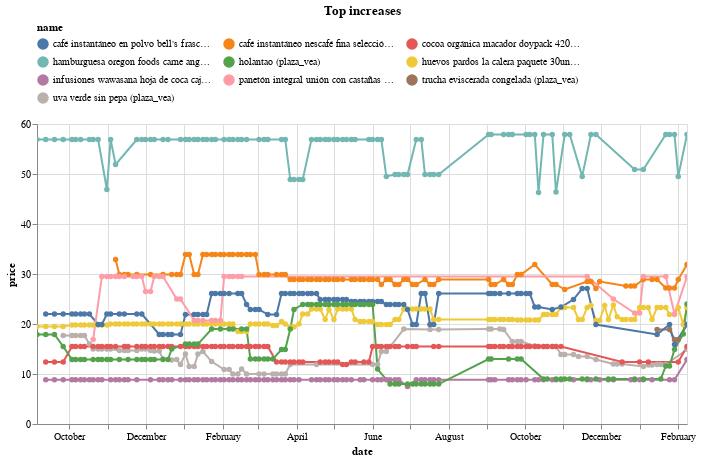

Notebook code cell kept with this figure:
### Code cell
(top_changes_abs
 .sort_values('change')
 .tail(10)
 .pipe(plot_changes, 'Top increases')
)

### Figure 1 — Vega-Lite specification as saved in the notebook (floating-point values rounded to 4 significant figures; data arrays with more than 128 entries replaced by an {"elided": "..."} marker saying what was removed)
{"config": {"view": {"continuousWidth": 300, "continuousHeight": 300}, "legend": {"columns": 3, "orient": "top"}}, "data": {"name": "data-371556b741923c5c1482013cf4c73549"}, "mark": {"type": "line", "point": true}, "encoding": {"color": {"field": "name", "scale": {"domain": ["café instantáneo en polvo bell's frasco 180g (plaza_vea)", "café instantáneo nescafé fina selección frasco 200g (plaza_vea)", "cocoa orgánica macador doypack 420g (plaza_vea)", "hamburguesa oregon foods carne angus caja 4un (plaza_vea)", "holantao (plaza_vea)", "huevos pardos la calera paquete 30un (plaza_vea)", "infusiones wawasana hoja de coca caja 50un (plaza_vea)", "panetón integral unión con castañas bolsa 900g (plaza_vea)", "trucha eviscerada congelada (plaza_vea)", "uva verde sin pepa (plaza_vea)"]}, "type": "nominal"}, "tooltip": [{"field": "name", "type": "nominal"}, {"field": "price", "type": "quantitative"}, {"field": "last_price", "type": "quantitative"}], "x": {"field": "date", "type": "temporal"}, "y": {"field": "price", "type": "quantitative"}}, "params": [{"name": "param_11", "select": {"type": "point", "fields": ["name"]}, "bind": "legend"}, {"name": "param_12", "select": {"type": "interval", "encodings": ["x", "y"]}, "bind": "scales"}], "title": "Top increases", "transform": [{"filter": {"param": "param_11"}}], "width": 650, "$schema": "https://vega.github.io/schema/vega-lite/v5.16.3.json", "datasets": {"data-371556b741923c5c1482013cf4c73549": {"elided": "837 records"}}}
